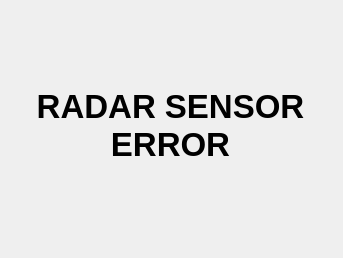
<?xml version="1.0" encoding="UTF-8"?>
<ui version="4.0">
 <class>DistanceError</class>
 <widget class="QDialog" name="DistanceError">
  <property name="geometry">
   <rect>
    <x>0</x>
    <y>0</y>
    <width>343</width>
    <height>258</height>
   </rect>
  </property>
  <property name="minimumSize">
   <size>
    <width>343</width>
    <height>258</height>
   </size>
  </property>
  <property name="maximumSize">
   <size>
    <width>343</width>
    <height>258</height>
   </size>
  </property>
  <property name="windowTitle">
   <string>Radar Error</string>
  </property>
  <widget class="QLabel" name="label">
   <property name="geometry">
    <rect>
     <x>0</x>
     <y>0</y>
     <width>341</width>
     <height>251</height>
    </rect>
   </property>
   <property name="font">
    <font>
     <pointsize>25</pointsize>
     <bold>true</bold>
    </font>
   </property>
   <property name="styleSheet">
    <string notr="true">
</string>
   </property>
   <property name="text">
    <string>RADAR SENSOR ERROR</string>
   </property>
   <property name="alignment">
    <set>Qt::AlignmentFlag::AlignCenter</set>
   </property>
   <property name="wordWrap">
    <bool>true</bool>
   </property>
  </widget>
 </widget>
 <resources/>
 <connections/>
</ui>
